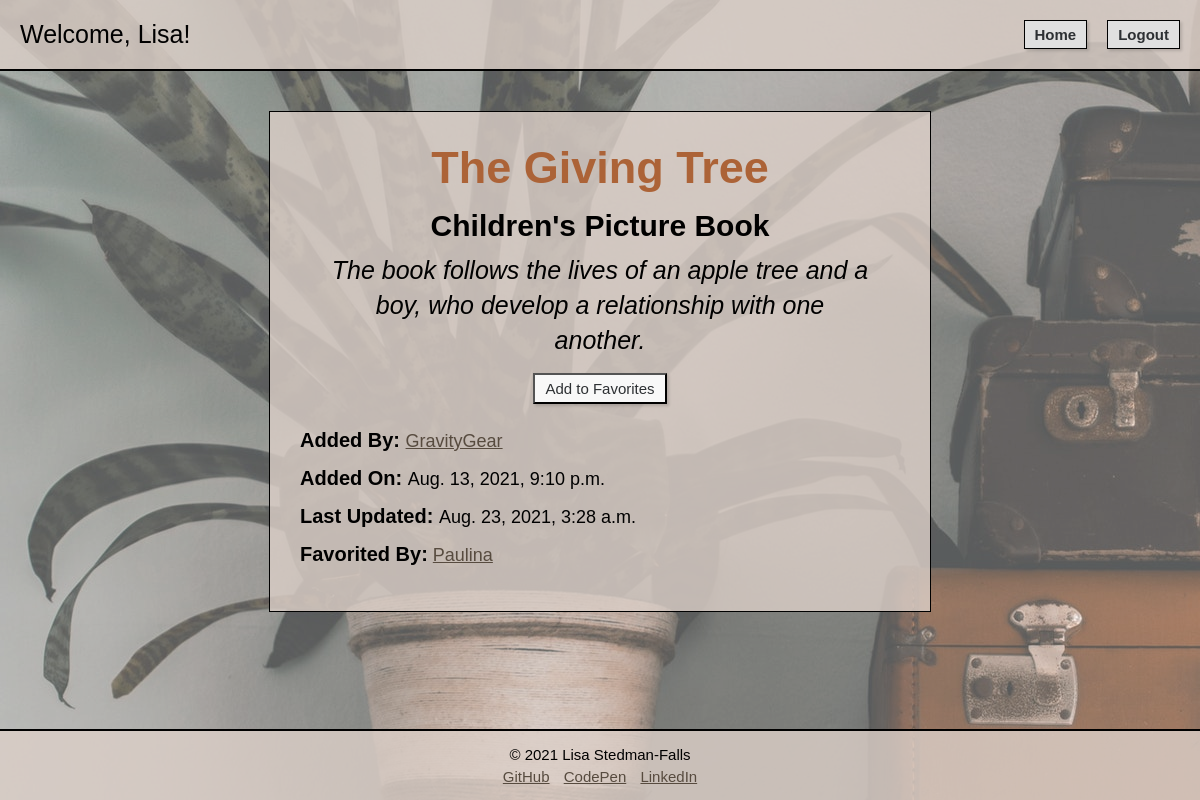
Page /book/3 (signed in) on the earlier database version.
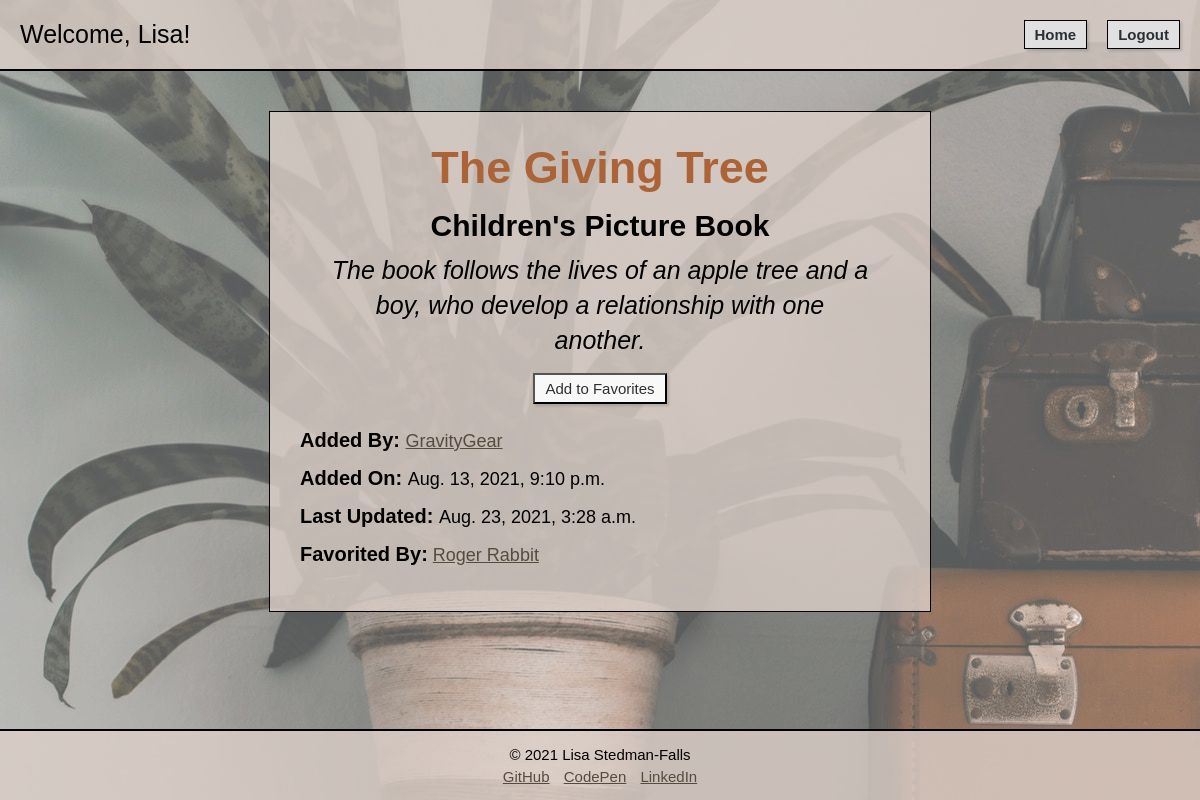
Same page on the later database version.
### login_registration_app/models.py (models this page shows, shortened)
class User(models.Model):
    first_name = models.CharField(max_length=255)
    last_name = models.CharField(max_length=255)
    username = models.CharField(max_length=20, default="")
    email = models.CharField(max_length=255)
    password = models.CharField(max_length=255)
    bio = models.TextField(default="")
    created_at = models.DateTimeField(auto_now_add=True)
    updated_at = models.DateTimeField(auto_now=True)
    objects = UserManager()

### books_app/views.py (the view)
# urls.py: path('<int:book_id>', views.view_book), #GET request to display a specific object's info
def view_book(request, book_id): #GET REQUEST
    this_book = Book.objects.get(id = book_id)
    this_user = User.objects.get(id = request.session["user_id"])
    admin = User.objects.get(id = 1)
    context = {
        "this_user": this_user,
        "a_book": this_book,
        "favorited_by": this_book.favorited_by.all(),
        "user_who_uploaded":this_book.uploaded_by,
        "admin": admin,
    }
    return render(request, "book_page.html", context)

### books_app/templates/book_page.html (shortened to what this page needs)
<!DOCTYPE html>
<html lang="en-US">
<head>
    {% load static %}
    <link rel="stylesheet" href="{% static 'book_page.css' %}">
</head>
<body>
    <div id="container">
        <nav>
            <p>Welcome, {{this_user.first_name}}!</p>
            <div id="nav_actions">
                <a href="/book">Home</a>
                <form action="/logout" method="POST">
                    <button type="submit">Logout</button>
                </form>
            </div>
        </nav>
        <div id="wrapper">
            <div id="books">
                <h1>{{a_book.title}}</h1>
                <h2>{{a_book.genre}}</h2>
                <p>{{a_book.description}}</p>
                {% if this_user in favorited_by %}
                <form action="{{a_book.id}}/unfavorite_bookpage" method="POST">
                {% csrf_token %}
                    <button type="submit">Remove from Favorites</button>
                </form>
                {% else %}
                <form action="{{a_book.id}}/favorite_bookpage" method="POST">
                    <button type="submit">Add to Favorites</button>
                </form>
                {% endif %}
                <div id="book_info">
                    <p><span class="label">Added By: </span>
                        <a href="user/{{a_book.uploaded_by.id}}">{{a_book.uploaded_by.username}}</a>
                    </p>
                    <p><span class="label">Added On: </span>{{a_book.created_at}}</p>
                    <p><span class="label">Last Updated: </span>{{a_book.updated_at}}</p>
                    <p><span class="label">Favorited By:</span>
                    {% for user in favorited_by %}
                    <a href="user/{{user.id}}">{{user.username}}</a>
                    {% endfor %}
                    </p>
                </div>
            </div>
        </div>
        <footer>
            <p>&#169; 2021 Lisa Stedman-Falls</p>
            <a href="https://github.com/Lstedmanfalls/" target="_blank">GitHub</a>
            <a href="https://codepen.io/lstedmanfalls" target="_blank">CodePen</a>
            <a href="https://www.linkedin.com/in/lstedmanfalls/" target="_blank">LinkedIn</a>
        </footer>
    </div>
</body>
</html>

Differences in the rows shown:
changed User: username "Paulina" → "Roger Rabbit"
